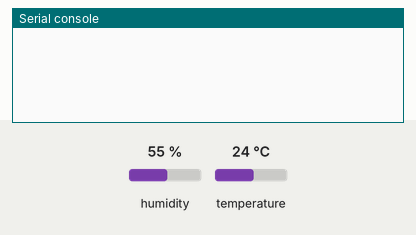
A program run on a simulated Raspberry Pi Pico running MicroPython. Parts: the last lines printed to the serial console. The inputs (shaded band) are chosen by the test bench; at power-on: humidity 55 %, temperature 24 °C.

Above: at 1.2 s.
1.3 s: humidity set to 22 %
At 3.3 s:
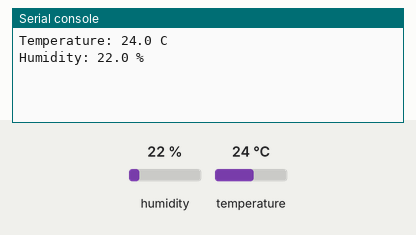
4.3 s: temperature set to 12 °C
At 6.9 s:
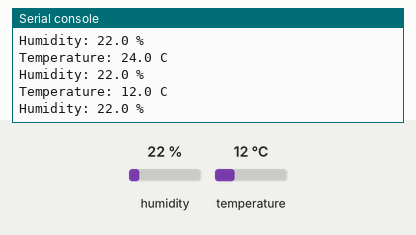
7.3 s: humidity set to 40 %
At 9.2 s:
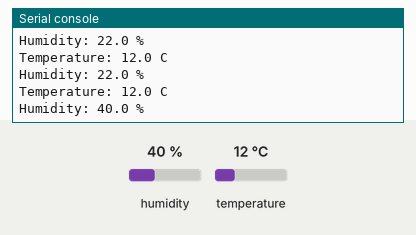

Measured:
- after the input at 1.3 s, the serial console: prints a new line after 0.72 s (image 1)
- after the input at 4.3 s, the serial console: prints a new line after 1.8 s (image 2)
- after the input at 7.3 s, the serial console: prints a new line after 0.79 s (image 3)

The program:

dht11.py
```python
from machine import Pin
from time import sleep
import dht

# Initialize the DHT11 sensor on GPIO pin 4
sensor = dht.DHT11(Pin(4))

while True:
  try:
    sleep(2)
    sensor.measure()
    temp = sensor.temperature()
    hum = sensor.humidity()
    print('Temperature: %3.1f C' %temp)
    print('Humidity: %3.1f %%' %hum)
  except OSError as e:
    print('Failed to read sensor.')
```
